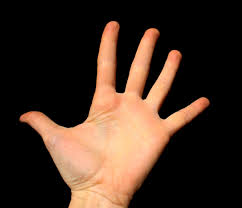
#> input picture img/hand.jpg, 242 x 208 px
$ python -i Filter.py   (imports and definitions only)   (older library calls are emulated)
#> lines starting #> are read from the running program, lines starting #| are printed output that depends on the picture; after the words box and inside, x2 and y2 are one past the last pixel; in counts of white or black regions, pixels touching at a corner belong together
#> further down, picture is the input picture: shape (208, 242, 3); mean B, G, R 35.8, 47.9, 67
import cv2
import numpy as np

#Turns img black and white with gausian blur and threshold
def makeBW(img):
	gray = cv2.cvtColor(img, cv2.COLOR_BGR2GRAY)
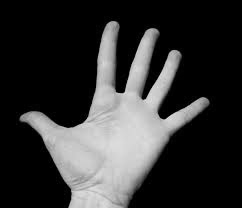
#> gray: shape (208, 242); min 0, max 231, mean 52.3
	blur = cv2.GaussianBlur(gray,(5,5),0)
	ret,thresh1 = cv2.threshold(blur,40,255,cv2.THRESH_BINARY_INV+cv2.THRESH_OTSU) #_INV+cv2.THRESH_OTSU
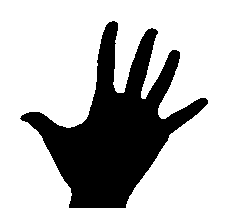
#> thresh1: shape (208, 242); 72.8% white; 1 black region, box (x1, y1, x2, y2) and area: (20, 21, 208, 208) 13667
#> ret = 93
	return thresh1

#Turns img gray with gausian blur
# [68 lines left out: functions makeGray, getContours, getDrawingContour, excloseBlack, drawContours, not called in this run]


>>> import cv2
>>> picture = cv2.imread('img/hand.jpg')
>>> result = makeBW(picture)
